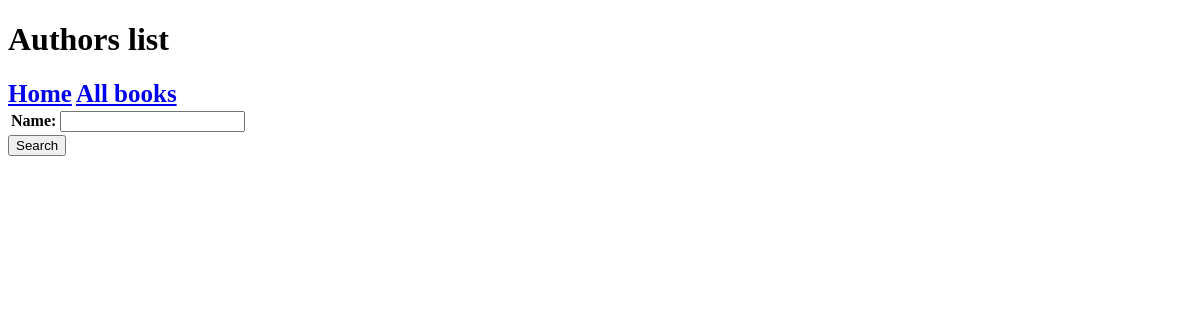
Page /library/authors/ on the earlier database version.
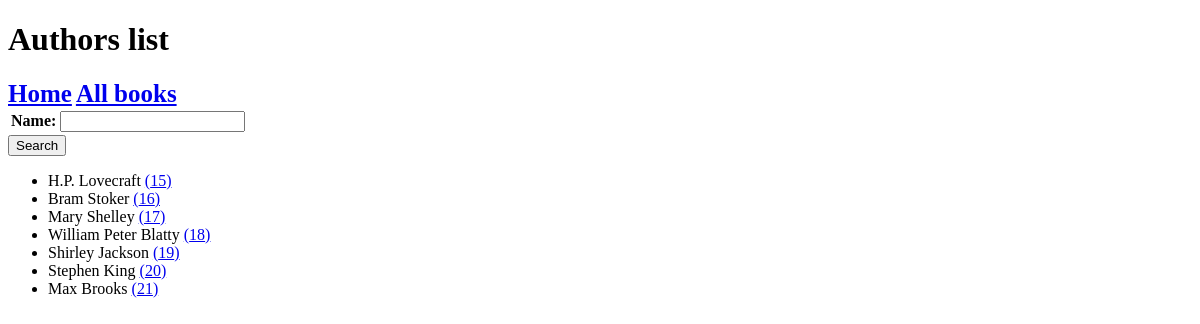
Same page on the later database version.
### library/models.py (models this page shows, shortened)
class Author(models.Model):
    name = models.CharField(max_length=100)
    birth_date = models.DateField()
    birth_place = models.CharField(max_length=100)
    country = models.CharField(max_length=100)
    death_date = models.DateField(blank=True, null=True)
    death_place = models.CharField(max_length=100, blank=True, null=True)

### library/views.py (the view)
# urls.py: path("authors/", views.authors_list, name="authors_list"),
def authors_list(request):
    form = AuthorForm(request.GET or None)
    authors = Author.objects.all()
    no_results = False
    if form.is_valid():
        name = form.cleaned_data.get("name")
        if name:
            authors = authors.filter(name__icontains=name)
        if not authors:
            no_results = True
    return render(request, 'library/authors.html', {
        'form': form,
        'authors': authors,
        'no_results': no_results
    })

### library/forms.py
class AuthorForm(forms.Form):
    name = forms.CharField(max_length=100, required=False)

### library/templates/library/authors.html (shortened to what this page needs)
<!DOCTYPE html>
<html>
<head>
</head>
<body>
    <h1>Authors list</h1>
    <div>
        <a href="{% url 'index' %}" style="font-size: 25px; font-weight: bold;">Home</a>
        <a href="{% url 'books_list' %}" style="font-size: 25px; font-weight: bold;">All books</a>
    </div>
    <form method="get">
        <table>
        {{ form.as_table }}
        </table>
        <button type="submit">Search</button>
    </form>
    {% if no_results %}
        <p>No authors found matching your search criteria.</p>
    {% else %}
        <ul>
            {% for author in authors %}
                <li>{{ author.name }}
                    <a href="{% url 'author_details' author.id %}">({{ author.id }})</a>
            {% endfor %}
        </ul>
    {% endif %}
</body>
</html>

Differences in the rows shown:
added Author: name "H.P. Lovecraft", id "15"
added Author: name "Bram Stoker", id "16"
added Author: name "Mary Shelley", id "17"
added Author: name "William Peter Blatty", id "18"
added Author: name "Shirley Jackson", id "19"
added Author: name "Stephen King", id "20"
added Author: name "Max Brooks", id "21"
